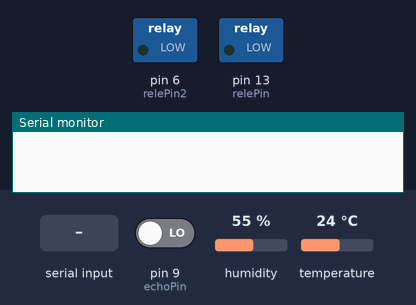
The sketch below on a simulated Arduino Uno, built with avr-gcc and run on an emulated ATmega328P. Shown: switched loads named in the sketch (green lamp = pin HIGH), the last lines printed to the serial monitor. Inputs (shaded band) come from the test bench; at power-on: pin 9 (echoPin) LOW, humidity 55 %, temperature 24 °C. Pins used as bus, display or sensor lines are not drawn.

Above: at 0.1 s.
At 1.2 s:
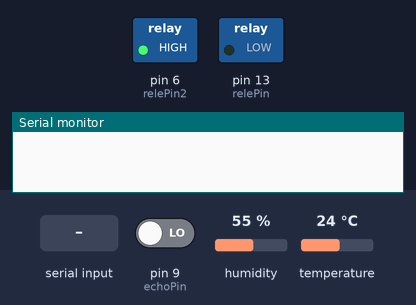
1.3 s: "1" received over the second serial link
At 8.9 s:
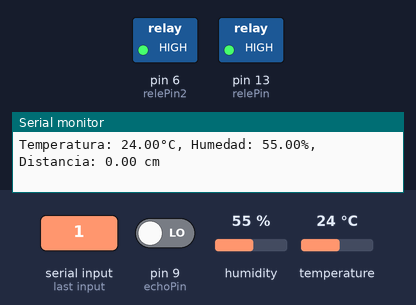
Timing chart, 0 to 15.1 s (numbered marks = the images above; inputs shaded):
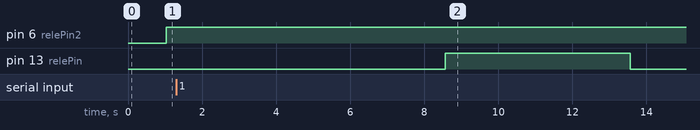

Measured:
- after the input at 1.3 s, pin 13 (relePin): LOW → HIGH after 7.3 s, → LOW 5.0 s later

The sketch:

Codigo_Arduino.ino
```cpp
#include <DHT.h>
#include <SoftwareSerial.h>

#define DHTPIN 7
#define DHTTYPE DHT11
#define trigPin 8
#define echoPin 9
#define relePin 13
#define relePin2 6

DHT dht(DHTPIN, DHTTYPE);
SoftwareSerial BTSerial(11, 10);

void setup() {
  Serial.begin(9600);
  BTSerial.begin(115200);
  dht.begin();
  pinMode (trigPin, OUTPUT);
  pinMode (echoPin, INPUT);
  pinMode(relePin, OUTPUT);
  pinMode(relePin2, OUTPUT);
  digitalWrite(relePin, LOW);
}

void loop() {
  float humedad = dht.readHumidity();
  float temperatura = dht.readTemperature();
  long duracion;
  float distancia;
  const float distancia_maxima = 23.4;
  const float distancia_minima = 2;
  float porcentaje;
  int inByte = 0;

  digitalWrite(trigPin, HIGH);
  delay(10);
  digitalWrite(trigPin, LOW);
  duracion = pulseIn(echoPin, HIGH);
  distancia = (duracion / 58.2);
  porcentaje = 100 - ((distancia - distancia_minima) / (distancia_maxima - distancia_minima)) * 100;

  if (BTSerial.available()) {
    while (BTSerial.available()) {
      char receivedChar = BTSerial.read();
      if (receivedChar == '1') {
        digitalWrite(relePin, HIGH);
        delay(5000);
      } else {
        digitalWrite(relePin, LOW);
      }
      if (receivedChar == '2') {
        digitalWrite(relePin2, HIGH);
        delay(5000);
      } else {
        digitalWrite(relePin2, LOW);
      }
    }
  }

  if (porcentaje <= 20) {
    digitalWrite(relePin, HIGH);
    delay(3000);
    digitalWrite(relePin2, LOW);
  } else if (porcentaje >= 35) {
    digitalWrite(relePin, LOW);
    digitalWrite(relePin2, HIGH);
    delay(5000);
  }

  BTSerial.print(porcentaje);
  BTSerial.print(";");
  BTSerial.print(temperatura);
  BTSerial.print(";");

  Serial.print("Temperatura: ");
  Serial.print(temperatura);
  Serial.print("°C, Humedad: ");
  Serial.print(humedad);
  Serial.print("%, Distancia: ");
  Serial.print(distancia);
  Serial.println(" cm");

  delay(1500);
}
```
